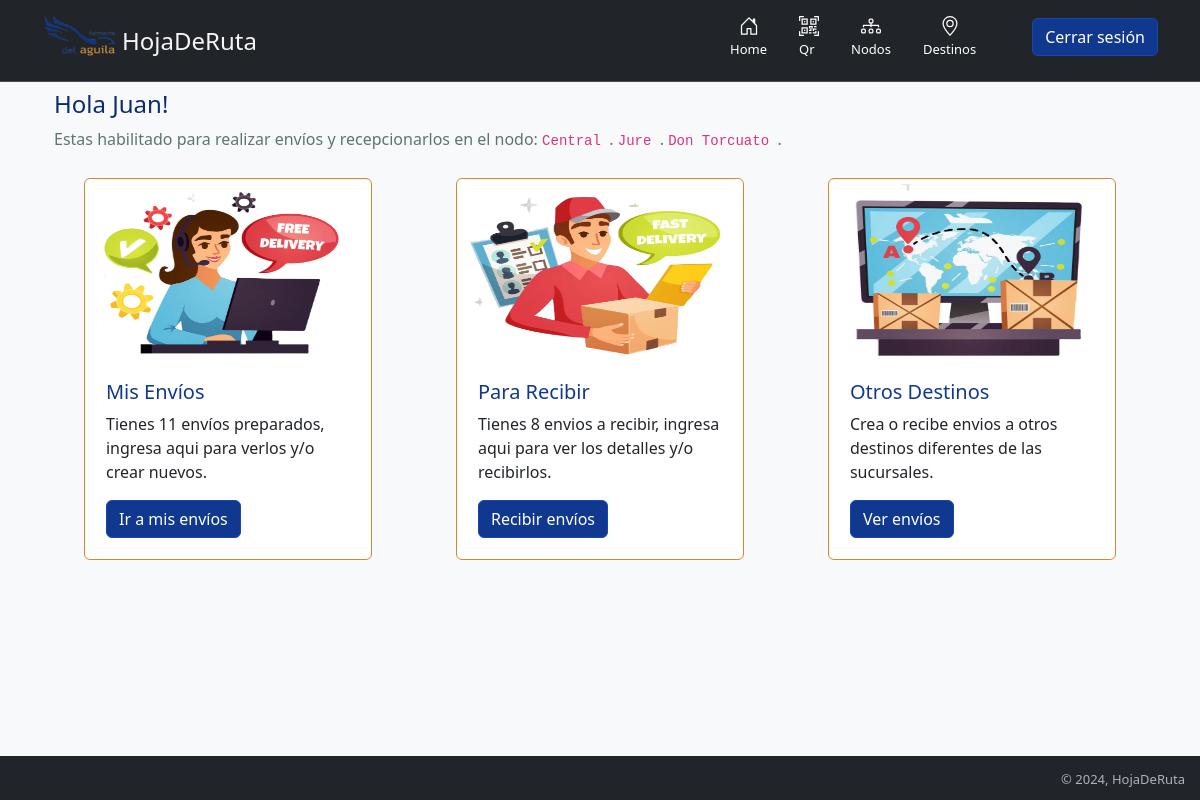
Screenshot of / (signed in) with the database file from the repository.
### perfiles/models.py (models this page shows, shortened)
class Perfil(models.Model):
    usuario = models.ForeignKey(User, on_delete= models.CASCADE, null= True,)
    nodo =  models.ForeignKey(Nodo, on_delete= models.CASCADE, null= True, blank= True)
    reparto = models.BooleanField(default= False)
    impresora = models.ForeignKey(ImpresoraNodo, on_delete= models.CASCADE, null= True, blank= True)

### nodos/models.py (models this page shows, shortened)
class Nodo(models.Model):
    nombre  = models.CharField(max_length=30)
    calle = models.CharField(max_length=30)
    numero = models.IntegerField(null= False)
    localidad = models.CharField(max_length=30)
    NumTelefonoRegex = RegexValidator(regex=r"^\+?1?\d{8,15}$")
    telefono = models.CharField(validators=[NumTelefonoRegex], max_length=16, unique=True)
    maps = models.TextField(max_length=1000, blank=True, null=True)
    estado = models.ForeignKey(Estado, on_delete= models.SET_NULL, null= True)
    def __str__(self):
        return self.nombre

### hojaderuta/views.py (the view)
# urls.py: path('', usuario.index, name= 'index'),
    def index(self, request):
        mis_envios = 0
        a_recibir = 0
        if request.user.is_authenticated:
            self.obtener_nodos(request)
            for nodo in self.params['perfil']:
                mis_envios+= self.envio.filter(origen= nodo.nodo.id).filter(estado= self.preparado).count() + self.envio.filter(estado= self.en_camino).filter(origen= nodo.nodo.id).count()
                a_recibir+= self.envio.filter(estado= self.preparado).filter(destino= nodo.nodo.id).count() + self.envio.filter(estado= self.en_camino).filter(destino= nodo.nodo.id).count()
            self.params['mis_envios'] = mis_envios
            self.params['a_recibir'] = a_recibir
        return render(request, 'hojaderuta/index.html', self.params )

### farmacia/models.py (called while the page is built)
    def obtener_nodos(self, request):
        self.params['perfil'] = self.perfil.filter( usuario= request.user)

### templates/hojaderuta/index.html
{% extends "layout.html" %}
{% load static %}
{% block content %}
<div class="container">
    <div class="row">
        {% if user.is_authenticated %}
            <h4 class="h3-color">Hola {{ user.get_username }}!</h4>
            {% if perfil %}
                <p class="p-color-gris">Estas habilitado para realizar envíos y recepcionarlos en el nodo:
                    {% for nodo in perfil %}
                        <code>{{ nodo.nodo }} </code>.
                    {% endfor %}
                </p>
            {% else %}
                <p>No tienes un nodo asignado aún. Comunicate con el administrador para que te proporcione uno.</p>
            {% endif %}
        {% else %}
            {% include 'titulo.html' %}
            {% include "login-register.html" %}
        {% endif %}
    </div>
</div>
<div class="container">
    <div class="row">
        {% if user.is_authenticated %}
        <div class="col-xl-4 col-md-6 col-sm-12 col-xxl-3">
            <div class="card">
                <img src="{% static 'imagenes/envios.png' %}" class="card-img-top">
                <div class="card-body">
                    <h5 class="card-title">Mis Envíos</h5>
                    <p class="card-text">Tienes {{ mis_envios }} envíos preparados, ingresa aqui para verlos y/o crear nuevos.</p>
                    <a href="{% url 'mis_envios' %}" class="btn btn-primary">Ir a mis envíos</a>
                </div>
            </div>
        </div>
        <div class="col-xl-4 col-md-6 col-sm-12 col-xxl-3">
            <div class="card">
                <img src="{% static 'imagenes/recibir.png' %}" class="card-img-top">
                <div class="card-body">
                    <h5 class="card-title">Para Recibir</h5>
                    <p class="card-text">Tienes {{ a_recibir }} envios a recibir, ingresa aqui para ver los detalles y/o recibirlos.</p>
                    <a href="{% url 'para_recibir' %}" class="btn btn-primary">Recibir envíos</a>
                </div>
            </div>
        </div>
        <div class="col-xl-4 col-md-6 col-sm-12 col-xxl-3">
            <div class="card">
                <img src="{% static 'imagenes/destinos.png' %}" class="card-img-top">
                <div class="card-body">
                    <h5 class="card-title">Otros Destinos</h5>
                    <p class="card-text">Crea o recibe envios a otros destinos diferentes de las sucursales.</p>
                    <a href="{% url 'otros_destinos' %}" class="btn btn-primary">Ver envíos</a>
                </div>
            </div>
        </div>
        {% endif %}
    </div>
</div>
{% endblock %}

### rows the page displays
Perfil: nodo "Central"
Perfil: nodo "Jure"
Perfil: nodo "Don Torcuato"

### other values shown
{{ user.get_username }} "Juan"
{{ mis_envios }} "11"
{{ a_recibir }} "8"
